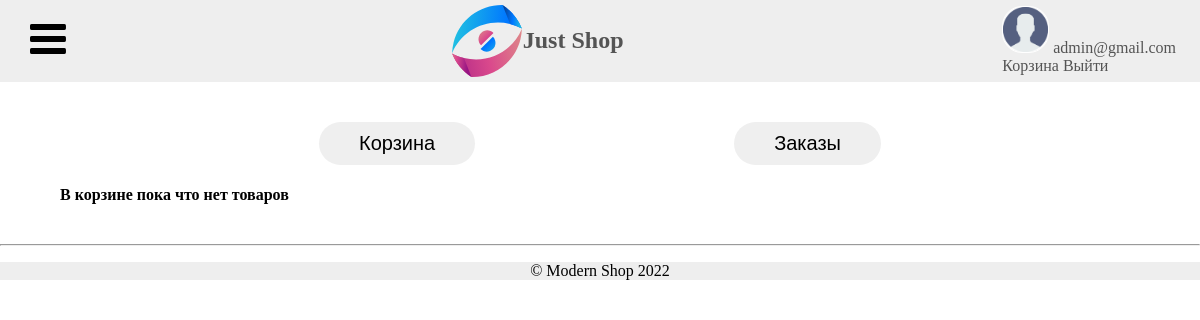
Before: /cart/ (signed in) with the older database file.
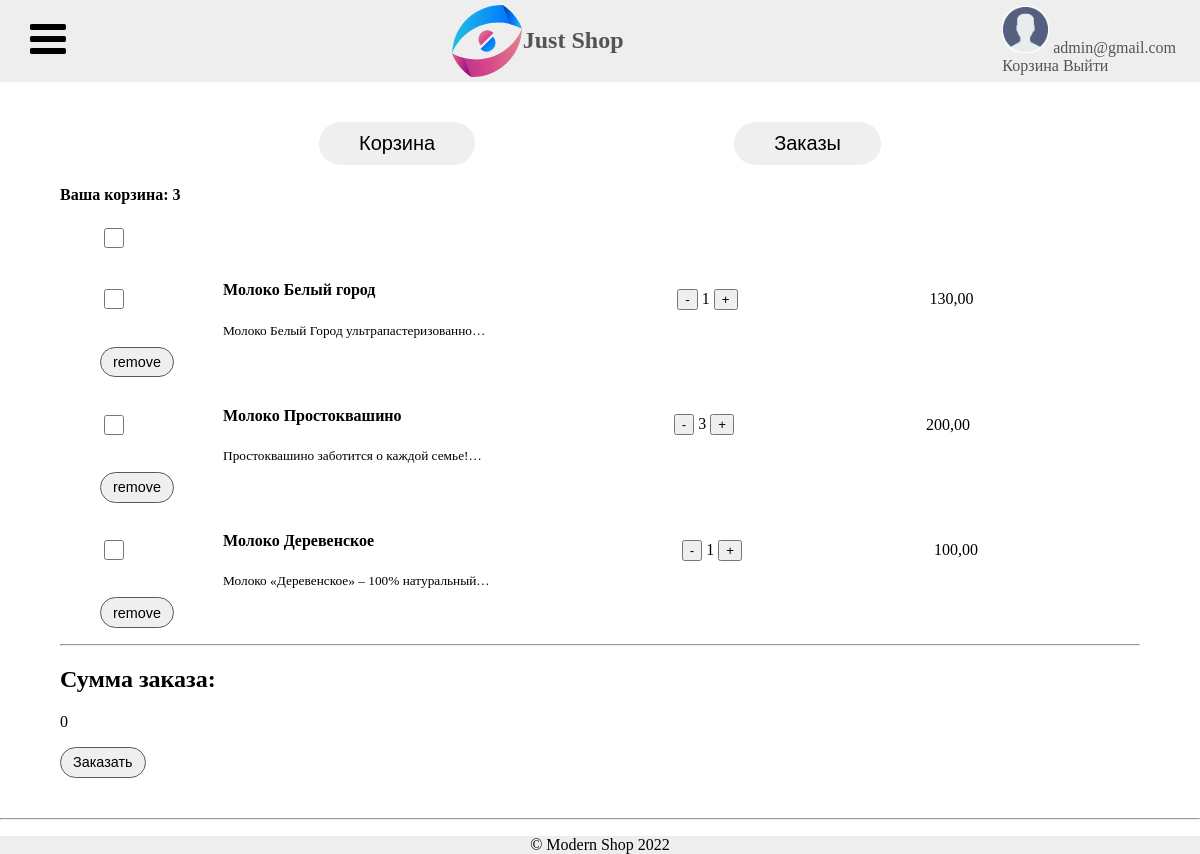
After: the same page with the newer database file.
### cart/models.py (models this page shows, shortened)
class ProductInCart(models.Model):
    cart = models.ForeignKey(Cart, on_delete=models.CASCADE, verbose_name='Корзина')
    product = models.ForeignKey(Product, verbose_name='Товар', on_delete=models.CASCADE, related_name='product_in_cart')
    quantity = models.PositiveSmallIntegerField(verbose_name='Количество')

### shop/models.py (models this page shows, shortened)
class Product(models.Model):
    category = models.ForeignKey(
        Category,
        on_delete=models.PROTECT,
        related_name='products',
        verbose_name='Категория'
    )
    title = models.CharField(
        max_length=300,
        verbose_name='Название'
    )
    description = models.TextField(
        max_length=1000,
        verbose_name='Описание'
    )
    image = models.ImageField(
        upload_to='products/',
        verbose_name='Изображение'
    )
    price = models.DecimalField(max_digits=7, decimal_places=2, verbose_name='Цена', default=0)
    slug = models.SlugField(unique=True)
    class Meta:
        verbose_name = 'Товар'
        verbose_name_plural = 'Товары'
    def get_absolute_url(self):
        return reverse(
            'shop:product_detail',
            kwargs={
                'category_slug': self.category.slug,
                'product_slug': self.slug,
            }
        )

### cart/views.py (the view)
# urls.py: path('', CartListView.as_view(), name='cart'),
class CartListView(ListView):
    context_object_name = "cart"
    template_name = 'view_cart.html'
    def get_queryset(self):
        cart = get_cart(self.request.user)
        if not cart:
            cart = AnonCart(self.request).get_products()
        return cart

### cart/cart.py (called while the page is built, shortened)
    def get_products(self):
        cart = {}
        return cart

### cart/services.py (called while the page is built)
def get_cart(user):
    if user.is_authenticated:
        products = ProductInCart.objects.filter(cart__user=user)
        cart = {}
        for product in products:
            cart[product.id] = product
        return cart
    return False

### shop/context_processors.py (called while the page is built)
def catalog(request):
    return {'catalog': Category.objects.all()}

### cart/templates/view_cart.html (shortened to what this page needs)
{% extends 'base.html' %}
{% load static %}
{% block content %}
    <link rel="stylesheet" type="text/css" href="{% static 'css/view_cart.css' %}"/>
    <div>
        {% include 'cart-menu.html' %}
        <div class="view-cart">
            {% if not cart %}
            <div>
                <h4>В корзине пока что нет товаров</h4>
            </div>
            {% else %}
            <div>
                <h4>
                    <span>Ваша корзина: </span>
                    <span>{{ cart|length }}</span>
                </h4>
                <div>
                    <ul>
                        {% if cart.values %}
                            <input type="checkbox" class="index-check" onclick="selectAll(this)">
                        {% endif %}
                        {% for product in cart.values %}
                            <li class="product">
                                <input type="checkbox" data-id="{{ product.id }}" class="check" onclick="orderSum(this)">
                                <div class="description">
                                    <h4><a href="{{ product.product.get_absolute_url}}" class="title">{{ product.product.title}}</a></h4>
                                    <small>{{ product.product.description|truncatechars:40 }}</small>
                                </div>
                                <div>
                                    <button class="decrement"  data-id="{{ product.id }}" type="button">-</button>
                                    <span class="quantity">{{ product.quantity }}</span>
                                    <button class="increment"  data-id="{{ product.id }}" type="button">+</button>
                                </div>
                                <div class="price">{{ product.product.price }}</div>
                                <button class="remove" data-id="{{ product.id }}" type="button">remove</button>
                            </li>
                        {% endfor %}
                    </ul>
                    <hr>
                    <div>
                        <p>
                            <h2>Сумма заказа:</h2>
                            <span class="order_price">0</span>
                        </p>
                        <form action="order/" method="post"> {% csrf_token %}
                            <input type="button" class="make-order" onclick="makeOrder(this)" value="Заказать">
                        </form>
                    </div>
                </div>
            </div>
            {% endif %}
        </div>
    </div>
{% endblock %}

Changed rows visible on the page:
added ProductInCart: product "Молоко Белый город", product.description "Молоко Белый Город ультрапастеризованно…", quantity "1", product.price "130,00"
added ProductInCart: product "Молоко Простоквашино", product.description "Простоквашино заботится о каждой семье!…", quantity "3", product.price "200,00"
added ProductInCart: product "Молоко Деревенское", product.description "Молоко «Деревенское» – 100% натуральный…", quantity "1", product.price "100,00"
Other visible differences:
{{ cart|length }}: (not shown) → "3"
form field value: (not shown) → "☐"
form field value: (not shown) → "Заказать"
text no longer shown: "В корзине пока что нет товаров"
text now shown: "Ваша корзина: Сумма заказа: 0"
